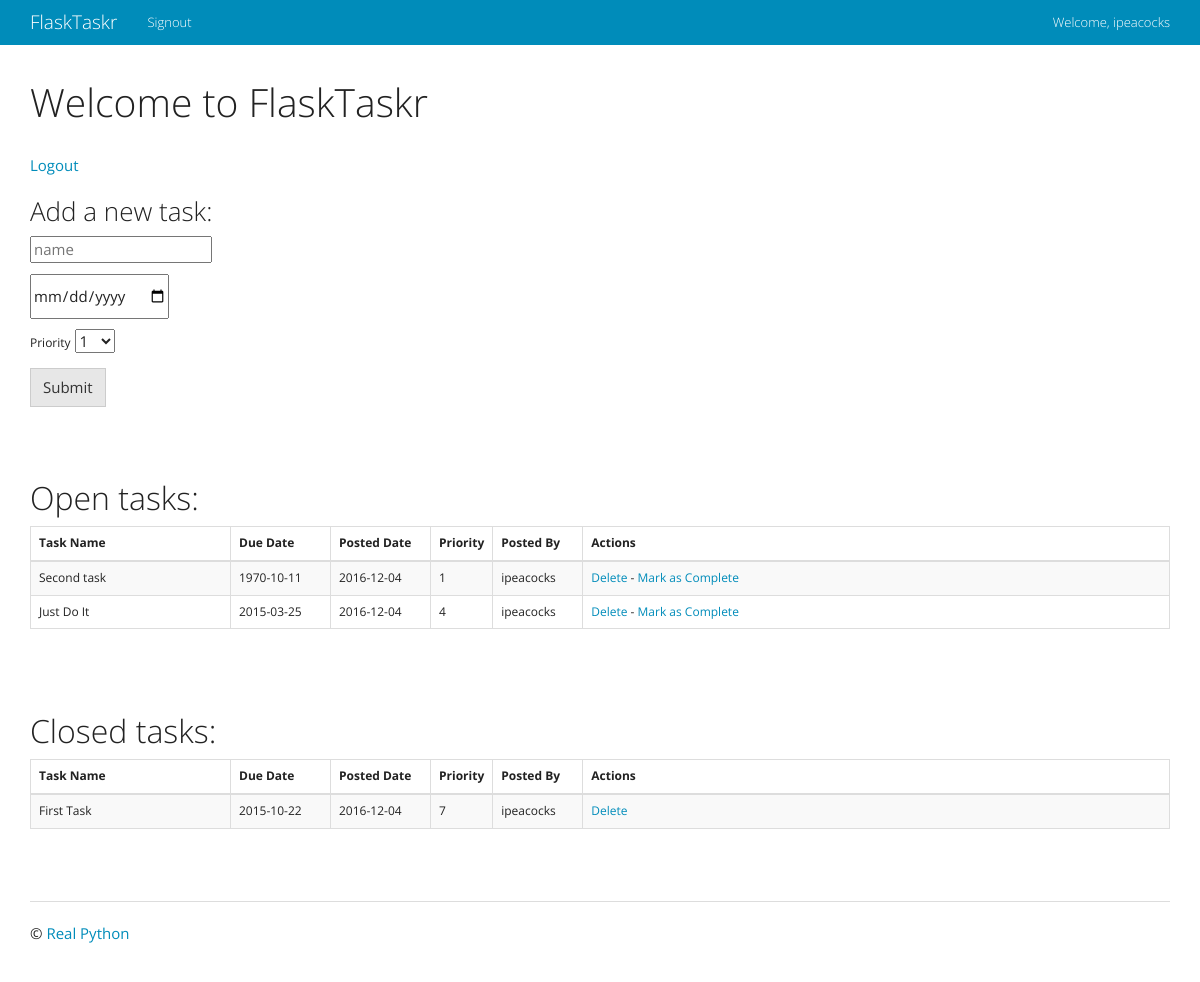
Screenshot of /tasks/ (signed in) with the database file from the repository.
### project/models.py (models this page shows, shortened)
class User(db.Model):
    __tablename__ = 'users'
    id = db.Column(db.Integer, primary_key=True)
    name = db.Column(db.String, unique=True, nullable=False)
    email = db.Column(db.String, unique=True, nullable=False)
    password = db.Column(db.String, nullable=False)
    tasks = db.relationship('Task', backref='poster')
    role = db.Column(db.String, default='user')

class Task(db.Model):
    __tablename__ = "tasks"
    task_id = db.Column(db.Integer, primary_key=True)
    name = db.Column(db.String, nullable=False)
    due_date = db.Column(db.Date, nullable=False)
    priority = db.Column(db.Integer, nullable=False)
    posted_date = db.Column(db.Date, default=datetime.datetime.utcnow())
    status = db.Column(db.Integer)
    user_id = db.Column(db.Integer, db.ForeignKey('users.id'))

### project/tasks/views.py (the view)
@tasks_blueprint.route('/tasks/')
@login_required
def tasks():
    return render_template(
        'tasks.html',
        form=AddTaskForm(request.form),
        open_tasks=open_tasks(),
        closed_tasks=closed_tasks(),
        username=session['name']
    )

### project/tasks/forms.py
class AddTaskForm(Form):
    task_id = IntegerField()
    name = StringField('Task Name', validators=[DataRequired()])
    due_date = DateField(
        'Date Due (mm/dd/yyyy)',
        validators=[DataRequired()], format='%m/%d/%Y'
    )
    priority = SelectField(
        'Priority',
        validators=[DataRequired()],
        choices=[
            ('1', '1'), ('2', '2'), ('3', '3'), ('4', '4'), ('5', '5'),
            ('6', '6'), ('7', '7'), ('8', '8'), ('9', '9'), ('10', '10')
        ]
    )
    status = IntegerField('Status')

### project/tasks/views.py (called while the page is built)
def login_required(test):
    @wraps(test)
    def wrap(*args, **kwargs):
        if 'logged_in' in session:
            return test(*args, **kwargs)
        else:
            flash('You need to login first.')
            return redirect(url_for('users.login'))
    return wrap

def open_tasks():
    return db.session.query(Task).filter_by(
        status='1').order_by(Task.due_date.asc())

def closed_tasks():
    return db.session.query(Task).filter_by(
        status='0').order_by(Task.due_date.asc())

### project/templates/tasks.html (shortened to what this page needs)
{% extends "_base.html" %}
{% block content %}
<h1>Welcome to FlaskTaskr</h1>
<br>
<a href="/logout">Logout</a>
<div class="add-task">
  <h3>Add a new task:</h3>
    <form action="{{ url_for('tasks.new_task') }}" method="post">
      <p>
      {{ form.name(placeholder="name") }}
      </p>
      <p>
      {{ form.due_date(placeholder="due date") }}
      </p>
      <p>
      {{ form.priority.label }}
      {{ form.priority }}
      </p>
      <p><input class="btn btn-default" type="submit" value="Submit"></p>
    </form>
</div>
<div class="entries">
  <br>
  <br>
  <h2>Open tasks: </h2>
  <div class="datagrid">
    <table class="table table-striped table-bordered">
      <thead>
        <tr>
          <th width="200px"><strong>Task Name</strong></th>
          <th width="75px"><strong>Due Date</strong></th>
          <th width="100px"><strong>Posted Date</strong></th>
          <th width="50px"><strong>Priority</strong></th>
          <th width="90px"><strong>Posted By</strong></th>
          <th><strong>Actions</strong></th>
        </tr>
      </thead>
      {% for task in open_tasks %}
        <tr>
          <td width="200px">{{ task.name }}</td>
          <td width="100px">{{ task.due_date }}</td>
          <td width="100px">{{ task.posted_date }}</td>
          <td width="50px">{{ task.priority }}</td>
          <td width="90px">{{ task.poster.name }}</td>
          <td>
            {% if task.poster.name == session.name or session.role == "admin" %}
              <a href="{{ url_for('tasks.delete_entry', task_id = task.task_id) }}">Delete</a> -
              <a href="{{ url_for('tasks.complete', task_id = task.task_id) }}">Mark as Complete</a>
            {% else %}
              <span>N/A</span>
            {% endif %}
          </td>
        </tr>
      {% endfor %}
    </table>
  </div>
</div>
<br>
<br>
<div class="entries">
  <h2>Closed tasks: </h2>
  <div class="datagrid">
    <table class="table table-striped table-bordered">
      <thead>
        <tr>
          <th width="200px"><strong>Task Name</strong></th>
          <th width="100px"><strong>Due Date</strong></th>
          <th width="100px"><strong>Posted Date</strong></th>
          <th width="50px"><strong>Priority</strong></th>
          <th width="90px"><strong>Posted By</strong></th>
          <th><strong>Actions</strong></th>
        </tr>
      </thead>
      {% for task in closed_tasks %}
        <tr>
          <td width="200px">{{ task.name }}</td>
          <td width="100px">{{ task.due_date }}</td>
          <td width="100px">{{ task.posted_date }}</td>
          <td width="50px">{{ task.priority }}</td>
          <td width="90px">{{ task.poster.name }}</td>
          <td>
            {% if task.poster.name == session.name or session.role == "admin" %}
              <a href="{{ url_for('tasks.delete_entry', task_id = task.task_id) }}">Delete</a>
            {% else %}
              <span>N/A</span>
            {% endif %}
          </td>
        </tr>
      {% endfor %}
    </table>
  </div>
</div>
{% endblock %}

### project/templates/_base.html (shortened to what this page needs)
<!DOCTYPE html>
<html>
  <head>
    <link rel="stylesheet" href="{{ url_for('static', filename='css/main.css') }}">
    <link rel="stylesheet" href="{{ url_for('static', filename='css/bootstrap.min.css') }}">
  </head>
  <body>
    <div class="navbar navbar-inverse navbar-fixed-top" role="navigation">
      <div class="container">
        <div class="navbar-header">
          <a class="navbar-brand" href="/">FlaskTaskr</a>
        </div>
        <div class="collapse navbar-collapse">
          <ul class="nav navbar-nav">
            {% if not session.logged_in %}
              <li><a href="/register">Signup</a></li>
            {% else %}
              <li><a href="/logout">Signout</a></li>
            {% endif %}
          </ul>
          {% if session.logged_in %}
          <ul class="nav navbar-nav navbar-right">
            <li><a>Welcome, {{username}}</a></li>
          </ul>
          {% endif %}
        </div>
      </div>
    </div>
    <div class="container">
      <div class="content">
        {% block content %}
        {% endblock %}
      </div>
      <div class="footer">
        <hr>
        <p>&copy; <a href="https://www.realpython.com">Real Python</a></p>
      </div>
    </div>
  </body>
</html>

### project/static/css/main.css (style rules this page uses)
body { padding: 60px 0; background: #ffffff; }
.footer { padding-top: 30px; }

### rows the page displays
User: name "ipeacocks"
Task: name "Second task", due_date "1970-10-11", posted_date "2016-12-04", priority "1", poster.name "ipeacocks"
Task: name "Just Do It", due_date "2015-03-25", posted_date "2016-12-04", priority "4", poster.name "ipeacocks"
Task: name "First Task", due_date "2015-10-22", posted_date "2016-12-04", priority "7", poster.name "ipeacocks"
